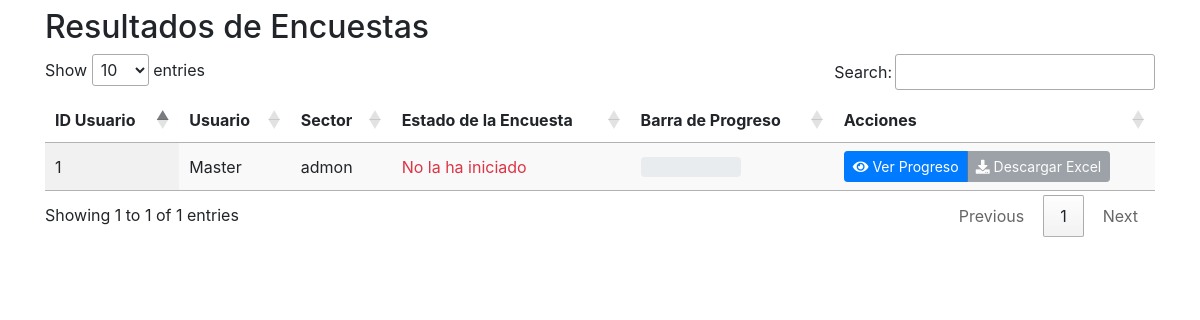
The page /views/pages/pagesAdmin/ver_resultados.php (signed in) on the database its author committed.
### tables this page shows
CREATE TABLE `Usuario` (
  `id_usuario` int NOT NULL,
  `usuario` varchar(50) NOT NULL,
  `password` varchar(255) NOT NULL,
  `id_sector` int DEFAULT NULL,
  `check_respuesta` tinyint(1) DEFAULT '0'
);

CREATE TABLE `Sector` (
  `id_sector` int NOT NULL,
  `nombre_sector` varchar(50) NOT NULL
);

### views/pages/pagesAdmin/ver_resultados.php (the view, shortened to what this page needs)
<?php
include '../../../db.php';
$sql = "SELECT Usuario.id_usuario, Usuario.usuario, Sector.nombre_sector, Usuario.check_respuesta
        FROM Usuario
        JOIN Sector ON Usuario.id_sector = Sector.id_sector";
$result = $conn->query($sql);
$usuarios = [];
if ($result->num_rows > 0) {
    while ($row = $result->fetch_assoc()) {
        $sql_encuesta = "SELECT COUNT(*) as count FROM Encuesta WHERE id_usuario = " . $row['id_usuario'];
        $result_encuesta = $conn->query($sql_encuesta);
        $row_encuesta = $result_encuesta->fetch_assoc();
        $sql_respuesta = "SELECT COUNT(*) as count FROM Respuesta
                          JOIN Encuesta ON Respuesta.id_encuesta = Encuesta.id_encuesta
                          WHERE Encuesta.id_usuario = " . $row['id_usuario'];
        $result_respuesta = $conn->query($sql_respuesta);
        $row_respuesta = $result_respuesta->fetch_assoc();
        if ($row['check_respuesta'] == 1) {
            $row['estado_encuesta'] = 'Completado';
        } elseif ($row_encuesta['count'] > 0 && $row_respuesta['count'] > 0) {
            $row['estado_encuesta'] = 'En progreso';
        } else {
            $row['estado_encuesta'] = 'No la ha iniciado';
        }
        $sql_progreso = "SELECT COUNT(*) AS respuestas_contestadas FROM Respuesta WHERE id_encuesta IN (SELECT id_encuesta FROM Encuesta WHERE id_usuario = " . $row['id_usuario'] . ")";
        $result_progreso = $conn->query($sql_progreso);
        $row_progreso = $result_progreso->fetch_assoc();
        $respuestas_contestadas = $row_progreso['respuestas_contestadas'];
        $total_respuestas = 18 * 8.5;
        $progreso = ($respuestas_contestadas / $total_respuestas) * 100;
        $row['progreso'] = $progreso;
        $usuarios[] = $row;
    }
}
?>
<!DOCTYPE html>
<html lang="es">
<head>
    <link rel="stylesheet" href="https://cdn.datatables.net/1.10.24/css/jquery.dataTables.min.css">
    <link rel="stylesheet" href="https://cdnjs.cloudflare.com/ajax/libs/toastr.js/latest/toastr.min.css">
    <link rel="stylesheet" href="https://stackpath.bootstrapcdn.com/bootstrap/4.5.2/css/bootstrap.min.css">
    <link rel="stylesheet" href="https://cdnjs.cloudflare.com/ajax/libs/font-awesome/5.15.4/css/all.min.css">
    <link rel="stylesheet" href="../../../styles/stylesCategoriasEncuesta.css">
</head>
<body>
    <div class="container mt-2">
        <h2>Resultados de Encuestas</h2>
        <table id="resultados" class="display">
            <thead>
                <tr>
                    <th>ID Usuario</th>
                    <th>Usuario</th>
                    <th>Sector</th>
                    <th>Estado de la Encuesta</th>
                    <th>Barra de Progreso</th>
                    <th>Acciones</th>
                </tr>
            </thead>
            <tbody>
                <?php foreach ($usuarios as $usuario): ?>
                <tr>
                    <td><?php echo $usuario['id_usuario']; ?></td>
                    <td><?php echo $usuario['usuario']; ?></td>
                    <td><?php echo $usuario['nombre_sector']; ?></td>
                    <td>
                        <span class="<?php
                            if ($usuario['estado_encuesta'] == 'Completado') {
                                echo 'text-success';
                            } elseif ($usuario['estado_encuesta'] == 'En progreso') {
                                echo 'text-warning';
                            } else {
                                echo 'text-danger';
                            }
                        ?>">
                            <?php echo $usuario['estado_encuesta']; ?>
                        </span>
                    </td>
                    <td>
                        <div class="progress" style="height: 20px; width: 100px;">
                        </div>
                    </td>
                    <td>
                        <div class="btn-group" role="group" aria-label="Acciones">
                            <button class="btn btn-primary btn-sm ver-progreso" data-id="<?php echo $usuario['id_usuario']; ?>">
                                <i class="fas fa-eye"></i> Ver Progreso
                            </button>
                            <?php if ($usuario['estado_encuesta'] == 'Completado'): ?>
                                <button class="btn btn-success btn-sm descargar-excel" data-id="<?php echo $usuario['id_usuario']; ?>">
                                    <i class="fas fa-download"></i> Descargar Excel
                                </button>
                            <?php else: ?>
                                <button class="btn btn-secondary btn-sm" disabled>
                                    <i class="fas fa-download"></i> Descargar Excel
                                </button>
                            <?php endif; ?>
                        </div>
                    </td>
                </tr>
                <?php endforeach; ?>
            </tbody>
        </table>
    </div>
</body>
</html>

### rows shown on the page
usuario: id_usuario "1", usuario "Master", id_sector.nombre_sector "admon", estado_encuesta "No la ha iniciado"
